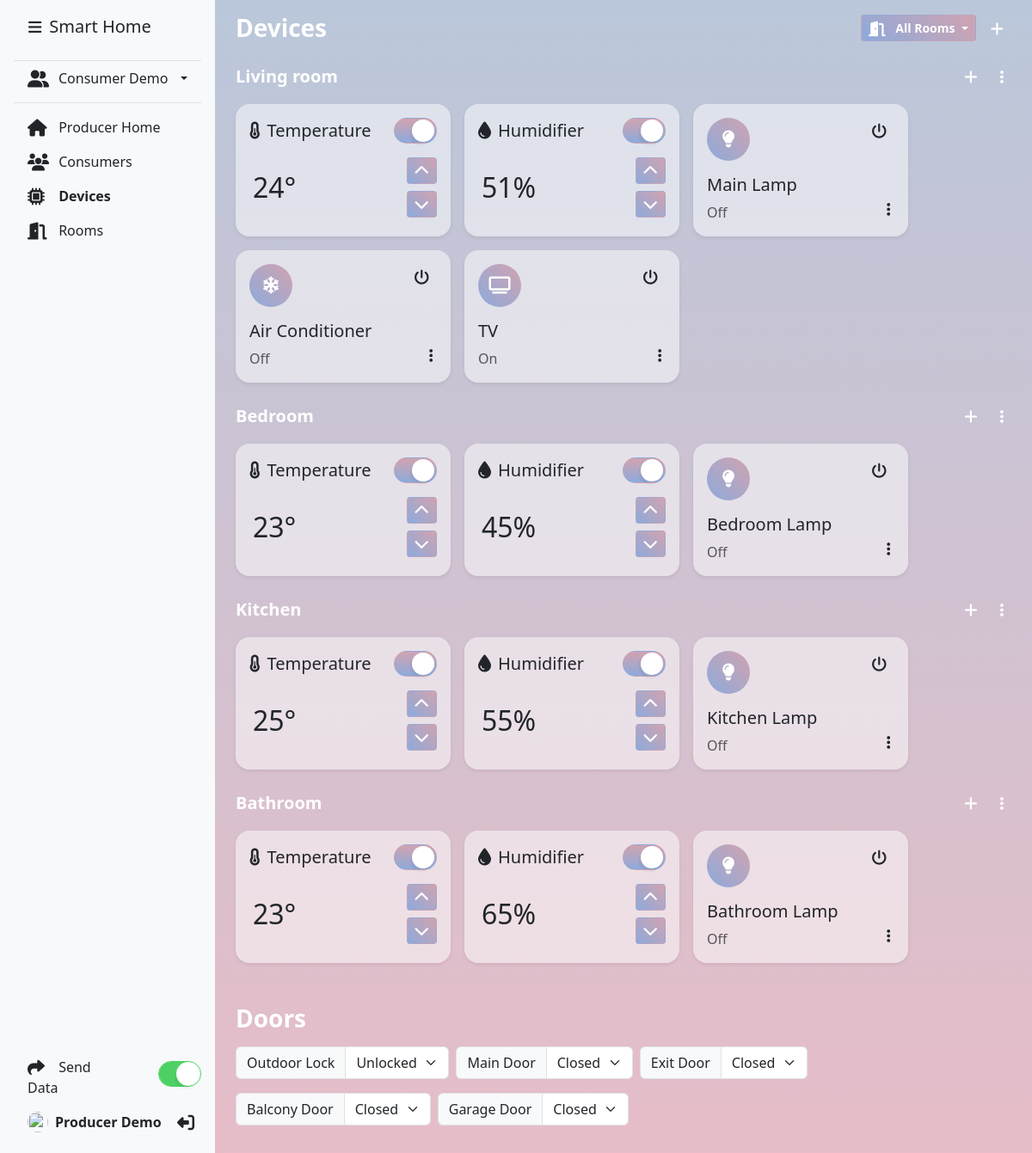
/producer_devices.php (signed in), run on an earlier commit of the app's database.
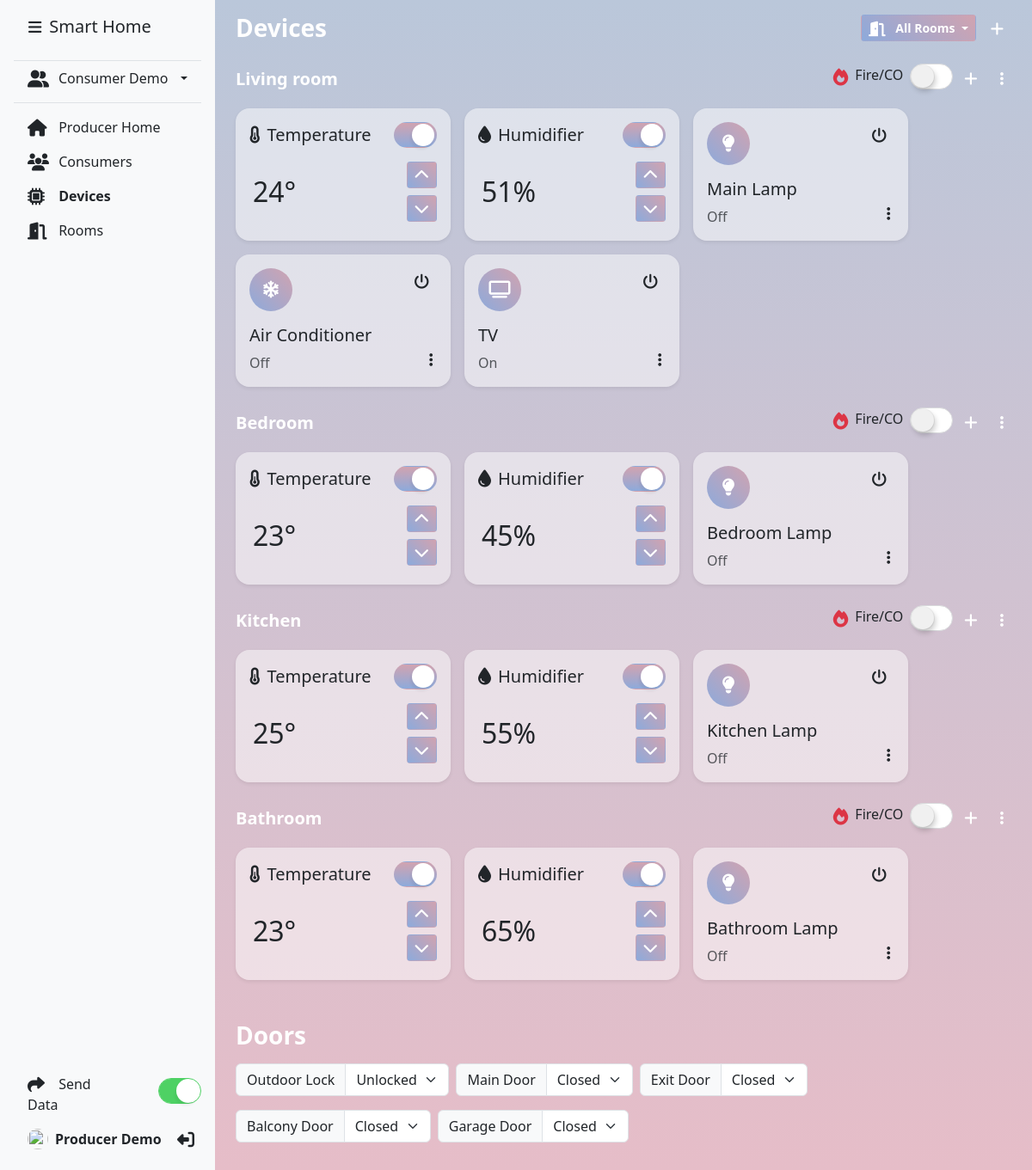
And on a later commit of the database.
### tables this page shows
CREATE TABLE consumers (
    id INT NOT NULL AUTO_INCREMENT,
    username VARCHAR(255) NOT NULL,
    password VARCHAR(255) NOT NULL,
    name VARCHAR(255) NOT NULL,
    email VARCHAR(255) NOT NULL,
    birth_date DATE NULL DEFAULT NULL,
    settings text NOT NULL DEFAULT '{}',
    deleted_at DATETIME NULL DEFAULT NULL,
    disabled_at DATETIME NULL DEFAULT NULL,
    reason VARCHAR(255) NOT NULL DEFAULT '',
    PRIMARY KEY (id)
);

CREATE TABLE rooms (
    id INT NOT NULL AUTO_INCREMENT,
    name VARCHAR(255) NOT NULL,
    user_id INT NOT NULL,
    data text NOT NULL DEFAULT '{}',
    PRIMARY KEY (id)
);

CREATE TABLE devices (
    id INT NOT NULL AUTO_INCREMENT,
    user_id INT NOT NULL,
    room_id INT NOT NULL,
    name VARCHAR(255) NOT NULL,
    type VARCHAR(255) NOT NULL DEFAULT 'sensor',
    status INT NOT NULL DEFAULT 0,
    electricity INT NOT NULL DEFAULT 0,
    water INT NOT NULL DEFAULT 0,
    gas INT NOT NULL DEFAULT 0,
    data text NOT NULL DEFAULT '{}',
    PRIMARY KEY (id)
);

CREATE TABLE home_configs (
    id INT NOT NULL AUTO_INCREMENT,
    user_id INT NOT NULL,
    type VARCHAR(255) NOT NULL,
    data text NOT NULL DEFAULT '',
    PRIMARY KEY (id)
);

### producer_devices.php (the view, shortened to what the rows shown need)
<?php
require_once 'dbconfig.php';
$user_id = intval($_SESSION['user']);
$stmt = $db->prepare("SELECT * FROM rooms WHERE user_id = ?");
$stmt->execute([$user_id]);
$rooms = $stmt->fetchAll(PDO::FETCH_ASSOC);
?>
<!DOCTYPE html>
<html lang="en">
<head>
    <link href="https://cdn.jsdelivr.net/npm/bootstrap@5.3.0/dist/css/bootstrap.min.css" rel="stylesheet"
>
    <link rel="stylesheet" href="https://cdnjs.cloudflare.com/ajax/libs/font-awesome/6.4.0/css/all.min.css"
 />
    <link href="css/app.css" rel="stylesheet">
</head>
<body <?php if(isset($_COOKIE['sidebar-toggle']) && $_COOKIE['sidebar-toggle'] == '1') { echo ' class="sidebar-toggle"'; } ?>>
    <main class="d-flex flex-nowrap">
        <?php include 'components/producerSidebar.php';?>
        <div class="d-flex flex-column flex-fill p-3 px-md-4 px-sm-2 mw-100 w-100">
            <div class="devices w-100">
                            <?php
                            $stmt = $db->prepare("SELECT * FROM rooms WHERE user_id = ?");
                            $stmt->execute([$user_id]);
                            ?>
                <?php
                foreach ($rooms as $room) {
                    $room_id = intval($room['id']);
                    $room_name = $room['name'];
                    $stmt = $db->prepare("SELECT * FROM devices WHERE room_id = ?");
                    $stmt->execute([$room_id]);
                    $devices = $stmt->fetchAll(PDO::FETCH_ASSOC);
                    $room['data'] = @json_decode($room['data'], true);
                ?>
                <div class="d-flex flex-column mt-4 room-area" id="room-<?php echo $room_id; ?>">
                    <div class="d-flex align-items-center mb-3">
                        <h5 class="flex-grow-1 mr-2 mb-0 text-white fw-bold h5 me-auto"><?php echo $room_name; ?></h5>
                        <?php
                        $fireco = isset($room['data']['fireco']) ? $room['data']['fireco'] : '0';
                        $firecoStatus = isset($room['data']['fireco_status']) ? $room['data']['fireco_status'] : '0';
                        if($firecoStatus == '1') {
                        ?>
                        <div class="d-flex align-items-center me-auto">
                            <i class="fas fa-fire fa-lg me-2 mb-1 text-danger"></i>
                            <h5 class="h6 me-2">Fire/CO</h5>
                            <label class="switch ms-auto">
                                <input type="checkbox" class="apple-switch sh-switch"<?php if ($fireco == '1') { echo ' checked'; } ?> onchange="setRoomData('<?php echo $room_id; ?>', 'fireco', this.checked ? '1' : '0');">
                            </label>
                        </div>
                        <?php
                        }
                        ?>
                        <button class="btn btn-sm text-white add-device-btn ms-1" data-room="<?php echo $room_id; ?>">
                        </button>
                        <div class="dropdown ms-2">
                            <button class="btn btn-sm text-white" type="button" id="dropdownMenuButton1"
                                data-bs-toggle="dropdown" aria-expanded="false">
                            </button>
                        </div>
                    </div>
                    <div class="d-flex flex-wrap flex-row gap-3 producer-devices">
                        <?php if($room['data']['temperature_status'] == '1') { ?>
                        <div class="bg-white-50 rounded-4 p-3 shadow-sm temperature" data-room="<?php echo $room['id']; ?>" data-temperature="<?php echo (isset($room['data']['temperature']) ? $room['data']['temperature'] : 25); ?>" data-chart="<?php echo json_encode($sensors['temperature']) ?>" style="min-width: 250px;">
                            <div class="d-flex mb-3 align-items-center justify-content-start">
                                <i class="fas fa-thermometer-half fa-lg me-2"></i>
                                <h5 class="mb-0 me-2">Temperature</h5>
                                <label class="switch ms-auto d-flex align-items-center justify-content-start">
                                    <input type="checkbox" class="apple-switch sh-switch" onchange="setRoomData(<?php  echo $room['id']; ?>, 'temperature_status', this.checked?'1':'0')"<?php if (isset($room['data']['temperature_status']) && $room['data']['temperature_status'] == '1') { echo ' checked'; } ?>>
                                </label>
                            </div>
                            <div class="d-flex align-items-center">
                                <span class="set-text me-auto rounded p-1 py-3 h1 h2 mb-0 fw-normal"><?php echo (isset($room['data']['temperature']) ? $room['data']['temperature'] : 25); ?>&deg;</span>
                                <div class="d-flex flex-column h-100">
                                    <button class="btn btn-sm btn-sh mb-1 increase" type="button">
                                    </button>
                                    <button class="btn btn-sm btn-sh mt-1 decrease" type="button">
                                    </button>
                                </div>
                            </div>
                        </div>
                        <?php
                        }
                        if($room['data']['humidity_status'] == '1') {
                        ?>
                        <div class="bg-white-50 rounded-4 p-3 shadow-sm humidity" data-room="<?php echo $room['id']; ?>"  data-humidity="<?php echo (isset($room['data']['humidity']) ? $room['data']['humidity'] : 50); ?>" data-chart="<?php echo json_encode($sensors['humidity']) ?>" style="min-width: 250px;">
                            <div class="d-flex mb-3 align-items-center">
                                <i class="fa fa-tint fa-lg me-2"></i>
                                <h5 class="h5 me-2 mb-0">Humidifier</h5>
                                <label class="switch ms-auto d-flex align-items-center justify-content-start">
                                    <input type="checkbox" class="apple-switch sh-switch" onchange="setRoomData(<?php  echo $room['id']; ?>, 'humidity_status', this.checked?'1':'0')"<?php if (isset($room['data']['humidity_status']) && $room['data']['humidity_status'] == '1') { echo ' checked'; } ?>>
                                </label>
                            </div>
                            <div class="d-flex align-items-center">
                                <span class="set-text me-auto rounded p-1 py-3 h1 h2 mb-0 fw-normal"><?php echo (isset($room['data']['humidity']) ? $room['data']['humidity'] : 50); ?>%</span>
                                <div class="d-flex flex-column">
                                    <button class="btn btn-sm btn-sh mb-1 increase" type="button">
                                    </button>
                                    <button class="btn btn-sm btn-sh mt-1 decrease" type="button">
                                    </button>
                                </div>
                            </div>
                        </div>
                        <?php
                        }
                        foreach ($devices as $device) {
                            $device_type = $device['type'];
                            $device_id = intval($device['id']);
                            $device_name = $device['name'];
                            $device_status = $device['status'];
                            $device = $device_group[$device_type];
                        ?>
                        <div class="bg-white-50 shadow-sm p-3 rounded-4 room-device d-flex flex-column" style="width: 250px;">
                            <div class="d-flex justify-content-center align-items-start mb-3">
                                <div class="d-flex justify-content-center align-items-center rounded-circle btn-sh text-white me-2"
                                    style="width: 50px; height: 50px;">
                                    <i class="<?php echo $device['icon']; ?> fa-lg"></i>
                                </div>
                                <button class="btn btn-sm text-dark ms-auto on-off-btn" type="button" data-id="<?php echo $device_id; ?>" data-status="<?php echo $device_status; ?>">
                                </button>
                            </div>
                            <div class="d-flex h-100">
                                <div class="d-flex flex-column">
                                    <span class="h5 text-truncate"  style="width: 200px;"><?php echo $device_name; ?></span>
                                    <span class="text-muted mt-auto"><?php echo ($device_status == 1) ? 'On' : 'Off'; ?></span>
                                </div>
                                <div class="ms-auto mt-auto">
                                    <button class="btn btn-sm text-dark edit-device-producer" data-id="<?php echo $device_id; ?>" type="button">
                                    </button>
                                </div>
                            </div>
                        </div>
                        <?php } ?>
                    </div>
                </div>
                <?php } ?>
            </div>
            <div class="doors mt-5 w-100">
                <div class="user w-100 d-flex flex-wrap mt-3">
                    <div class="input-group mb-3 w-auto me-2">
                        <?php
                        $outdoor_lock = '0';
                        $stmt = $db->prepare("SELECT data FROM home_configs WHERE type = 'outdoor_lock' AND user_id = ? LIMIT 1");
                        if($stmt->execute([$user_id])) {
                            $outdoor_lock = $stmt->fetch(PDO::FETCH_ASSOC);
                            $outdoor_lock = @json_decode($outdoor_lock['data'], true);
                            $outdoor_lock = $outdoor_lock['status'];
                        }
                        ?>
                        <label class="input-group-text" for="outdoorLock">Outdoor Lock</label>
                        <select class="form-select" id="outdoorLock" onchange="setConfig('outdoor_lock', 'status', this.value);">
                            <option value="0"<?php echo $outdoor_lock == '0' ? ' selected' : ''; ?>>Unlocked</option>
                        </select>
                    </div>
                    <?php
                    $stmt = $db->prepare("SELECT * FROM home_configs WHERE type = 'door' AND user_id = ?");
                    if($stmt->execute([$user_id])) {
                        $doors = $stmt->fetchAll(PDO::FETCH_ASSOC);
                        foreach ($doors as $door) {
                            $door_id = intval($door['id']);
                            $door_data = @json_decode($door['data'], true);
                            $door_name = $door_data['name'];
                            $door_status = $door_data['status'];
                    ?>
                    <div class="input-group mb-3 w-auto me-2">
                        <label class="input-group-text" for="door-<?php echo $door_id; ?>"><?php echo $door_name; ?></label>
                        <select class="form-select" id="door-<?php echo $door_id; ?>" onchange="setConfig('<?php echo $door_id; ?>', 'status', this.value);">
                            <option value="1"<?php echo $door_status == '1' ? ' selected' : ''; ?>>Closed</option>
                        </select>
                    </div>
                    <?php
                        }
                    }
                    ?>
                </div>
            </div>
        </div>
    </main>
</body>
</html>

### components/producerSidebar.php (shortened to what the rows shown need)
<?php
$user_id = intval($_SESSION['user']);
if(!isset($room_ids)) {
    $stmt = $db->prepare("SELECT * FROM rooms WHERE user_id = ?");
    $stmt->execute([$user_id]);
    $rooms = $stmt->fetchAll(PDO::FETCH_ASSOC);
}
$stmt = $db->prepare("SELECT * FROM consumers WHERE deleted_at IS NULL");
$stmt->execute();
$get_consumers = $stmt->fetchAll(PDO::FETCH_ASSOC);
$consumers = [];
foreach($get_consumers as $consumer) {
    $consumers[$consumer['id']] = $consumer;
}
?>
<div class="d-flex flex-column flex-shrink-0 p-3 text-bg-light sidebar">
    <nav class="d-flex flex-column flex-fill">
        <br>
        <ul class="nav nav-pills flex-column mb-auto">
            <li class="nav-item dropdown border-top border-bottom mb-2 pb-2">
                <a href="#" class="nav-link text-dark d-flex justify-content-betsween align-items-center dropdown-toggle" id="dropdownMenuButton1" data-bs-toggle="dropdown" aria-expanded="false">
                    <i class="fas fa-user-friends fa-lg me-2"></i>
                    <span class="text-truncate me-auto ms-1"><?php echo ($user_id && isset($consumers[$user_id]['name'])) ? $consumers[$user_id]['name'] : 'Select Consumer'; ?></span>
                </a>
            </li>
        </ul>
    </nav>
</div>

What changed in the data, as far as the page shows it:
changed rooms "Living room": value (not shown) → "☐"
changed rooms "Bedroom": value (not shown) → "☐"
changed rooms "Kitchen": value (not shown) → "☐"
changed rooms "Bathroom": value (not shown) → "☐"
